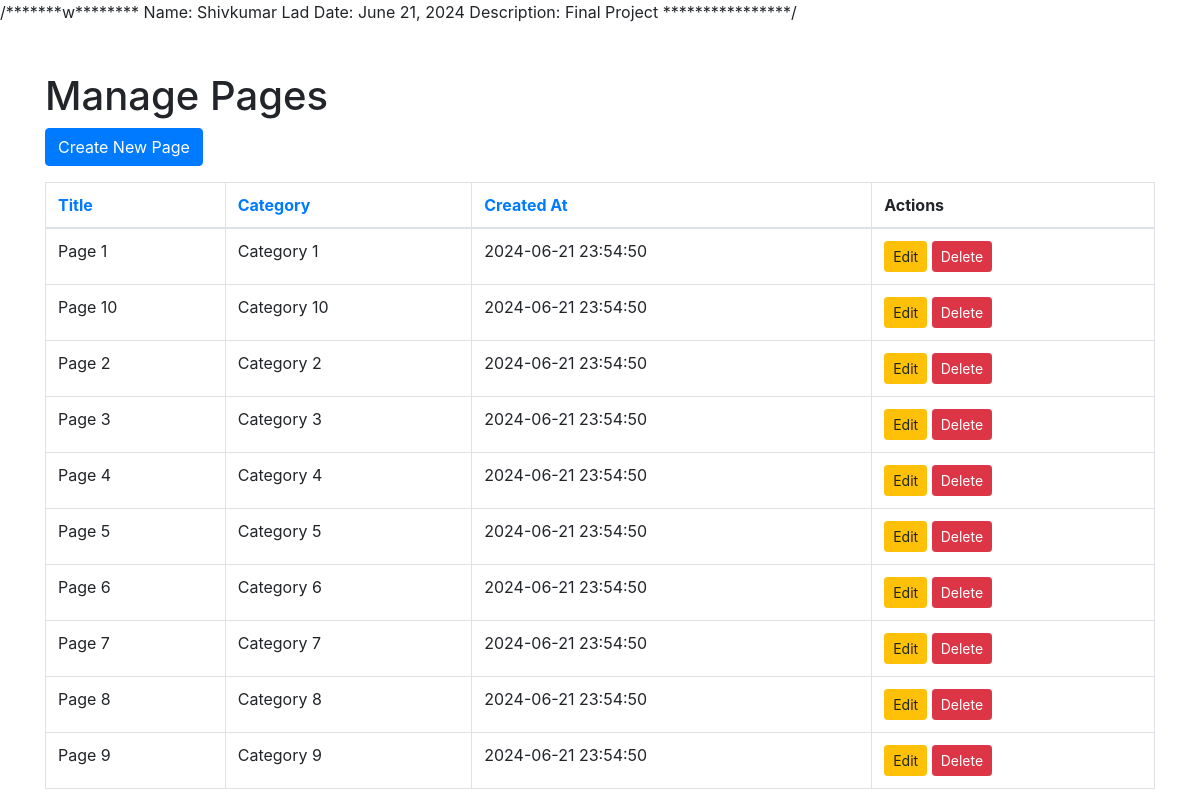
The page / on the database its author committed.
### tables this page shows
CREATE TABLE IF NOT EXISTS pages (
    id INT(6) UNSIGNED AUTO_INCREMENT PRIMARY KEY,
    title VARCHAR(255) NOT NULL,
    content TEXT NOT NULL,
    category_id INT(6) UNSIGNED,
    created_by INT(6) UNSIGNED,
    created_at TIMESTAMP DEFAULT CURRENT_TIMESTAMP,
    updated_at TIMESTAMP DEFAULT CURRENT_TIMESTAMP ON UPDATE CURRENT_TIMESTAMP,
    FOREIGN KEY (category_id) REFERENCES categories(id),
    FOREIGN KEY (created_by) REFERENCES users(id)
);

CREATE TABLE IF NOT EXISTS categories (
    id INT(6) UNSIGNED AUTO_INCREMENT PRIMARY KEY,
    name VARCHAR(50) NOT NULL,
    created_at TIMESTAMP DEFAULT CURRENT_TIMESTAMP,
    updated_at TIMESTAMP DEFAULT CURRENT_TIMESTAMP ON UPDATE CURRENT_TIMESTAMP
);

### index.php (the view, shortened to what this page needs)
<?php
$servername = "localhost";
$username = "root";
$password = "";
$dbname = "cms";
$conn = new mysqli($servername, $username, $password, $dbname);
$sort_column = isset($_GET['sort']) ? $_GET['sort'] : 'title';
$sort_order = isset($_GET['order']) && $_GET['order'] == 'desc' ? 'DESC' : 'ASC';
$sql = "SELECT pages.id, pages.title, categories.name AS category, pages.created_at
        FROM pages
        LEFT JOIN categories ON pages.category_id = categories.id
        ORDER BY $sort_column $sort_order";
$result = $conn->query($sql);
$new_sort_order = $sort_order == 'ASC' ? 'desc' : 'asc';
?>
<!DOCTYPE html>
<html lang="en">
<head>
    <link rel="stylesheet" href="https://maxcdn.bootstrapcdn.com/bootstrap/4.5.2/css/bootstrap.min.css">
</head>
<body>
    <div class="container">
        <h1 class="mt-5">Manage Pages</h1>
        <a href="create_page.html" class="btn btn-primary mb-3">Create New Page</a>
        <table class="table table-bordered">
            <thead>
                <tr>
                    <th><a href="?sort=title&order=<?php echo $new_sort_order; ?>">Title</a></th>
                    <th><a href="?sort=category&order=<?php echo $new_sort_order; ?>">Category</a></th>
                    <th><a href="?sort=created_at&order=<?php echo $new_sort_order; ?>">Created At</a></th>
                    <th>Actions</th>
                </tr>
            </thead>
            <tbody>
                <?php
                if ($result->num_rows > 0) {
                    while ($row = $result->fetch_assoc()) {
                        echo '<tr>';
                        echo '<td>' . $row["title"] . '</td>';
                        echo '<td>' . $row["category"] . '</td>';
                        echo '<td>' . $row["created_at"] . '</td>';
                        echo '<td>
                                <a href="edit_page.php?id=' . $row["id"] . '" class="btn btn-warning btn-sm">Edit</a>
                                <a href="delete_page.php?id=' . $row["id"] . '" class="btn btn-danger btn-sm" onclick="return confirm(\'Are you sure you want to delete this page?\')">Delete</a>
                              </td>';
                        echo '</tr>';
                    }
                } else {
                    echo '<tr><td colspan="4">No pages found</td></tr>';
                }
                ?>
            </tbody>
        </table>
    </div>
</body>
</html>

### rows shown on the page
pages: title "Page 1", category.name "Category 1", created_at "2024-06-21 23:54:50"
pages: title "Page 10", category.name "Category 10", created_at "2024-06-21 23:54:50"
pages: title "Page 2", category.name "Category 2", created_at "2024-06-21 23:54:50"
pages: title "Page 3", category.name "Category 3", created_at "2024-06-21 23:54:50"
pages: title "Page 4", category.name "Category 4", created_at "2024-06-21 23:54:50"
pages: title "Page 5", category.name "Category 5", created_at "2024-06-21 23:54:50"
pages: title "Page 6", category.name "Category 6", created_at "2024-06-21 23:54:50"
pages: title "Page 7", category.name "Category 7", created_at "2024-06-21 23:54:50"
pages: title "Page 8", category.name "Category 8", created_at "2024-06-21 23:54:50"
pages: title "Page 9", category.name "Category 9", created_at "2024-06-21 23:54:50"
